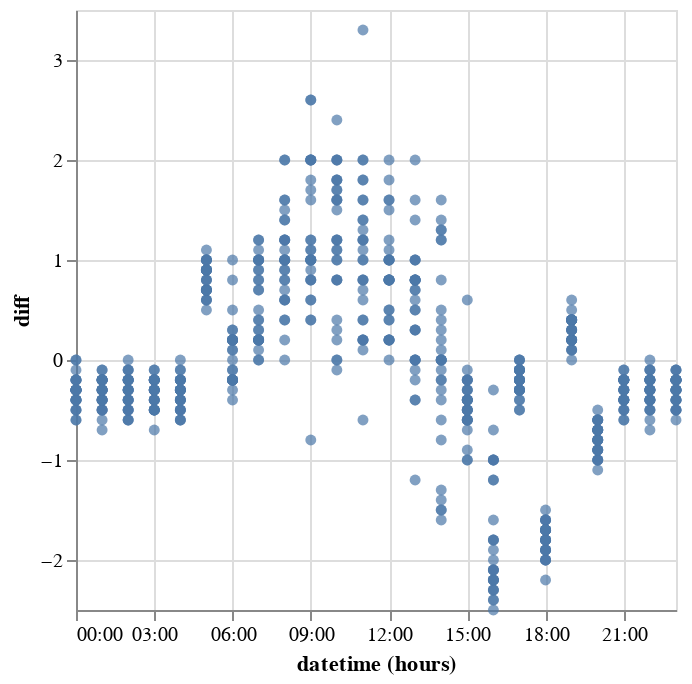

Notebook code cell kept with this figure:
### Markdown cell above
## examining differences between hours to see when large changes first occur - searching for T*

### Code cell
hourly_deriv_df = june.with_columns(diff=pl.col("Dry Bulb Temperature").diff().fill_null(strategy="zero"))
print(hourly_deriv_df.head())

alt.Chart(hourly_deriv_df).mark_circle().encode(
alt.X('hours(datetime):T'),
alt.Y("diff"))

### Figure 1 — Vega-Lite specification as saved in the notebook (floating-point values rounded to 4 significant figures; data arrays with more than 128 entries replaced by an {"elided": "..."} marker saying what was removed)
{"config": {"view": {"continuousWidth": 300, "continuousHeight": 300}}, "data": {"name": "data-431ae1f8245f3408486d911ab36a92c3"}, "mark": {"type": "circle"}, "encoding": {"x": {"field": "datetime", "timeUnit": "hours", "type": "temporal"}, "y": {"field": "diff", "type": "quantitative"}}, "$schema": "https://vega.github.io/schema/vega-lite/v5.20.1.json", "datasets": {"data-431ae1f8245f3408486d911ab36a92c3": {"elided": "696 records"}}}
